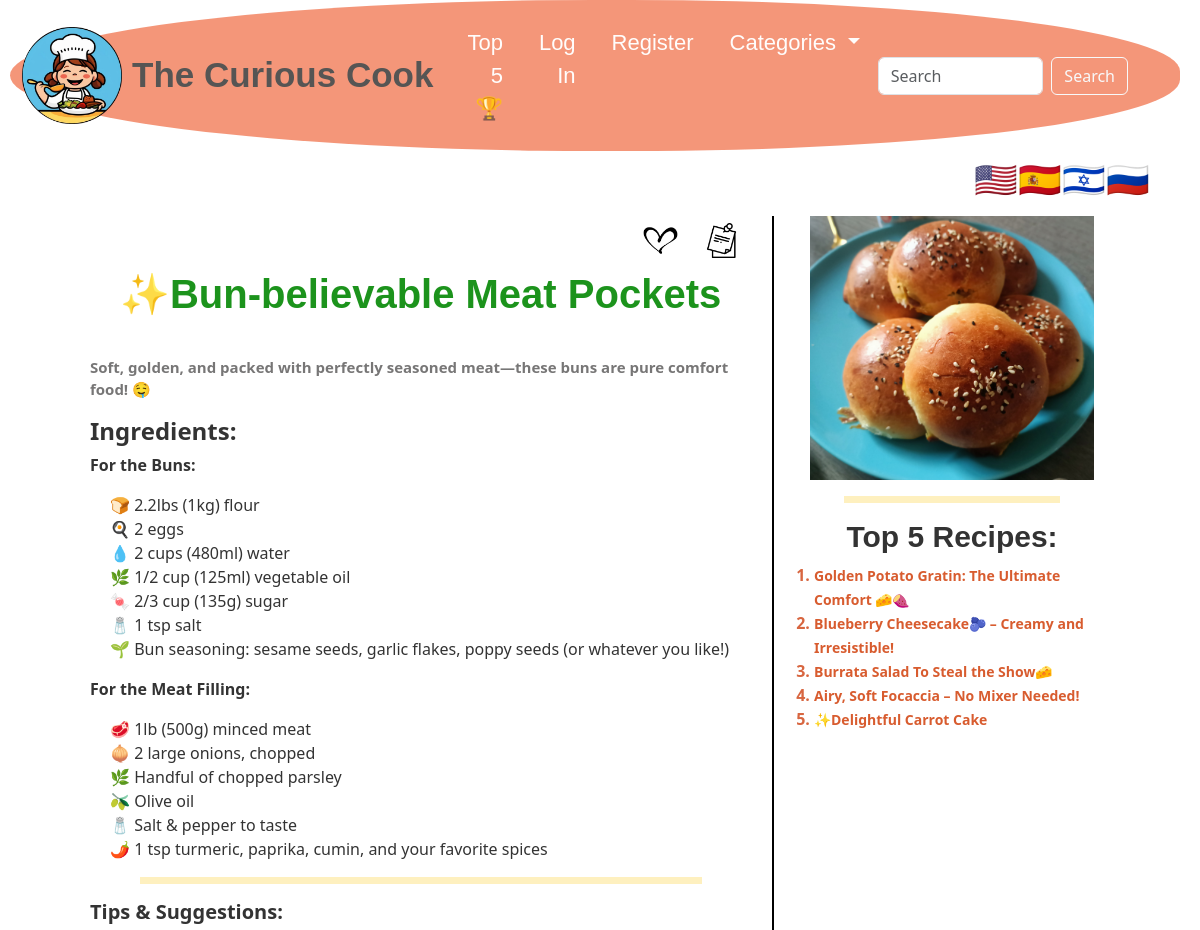
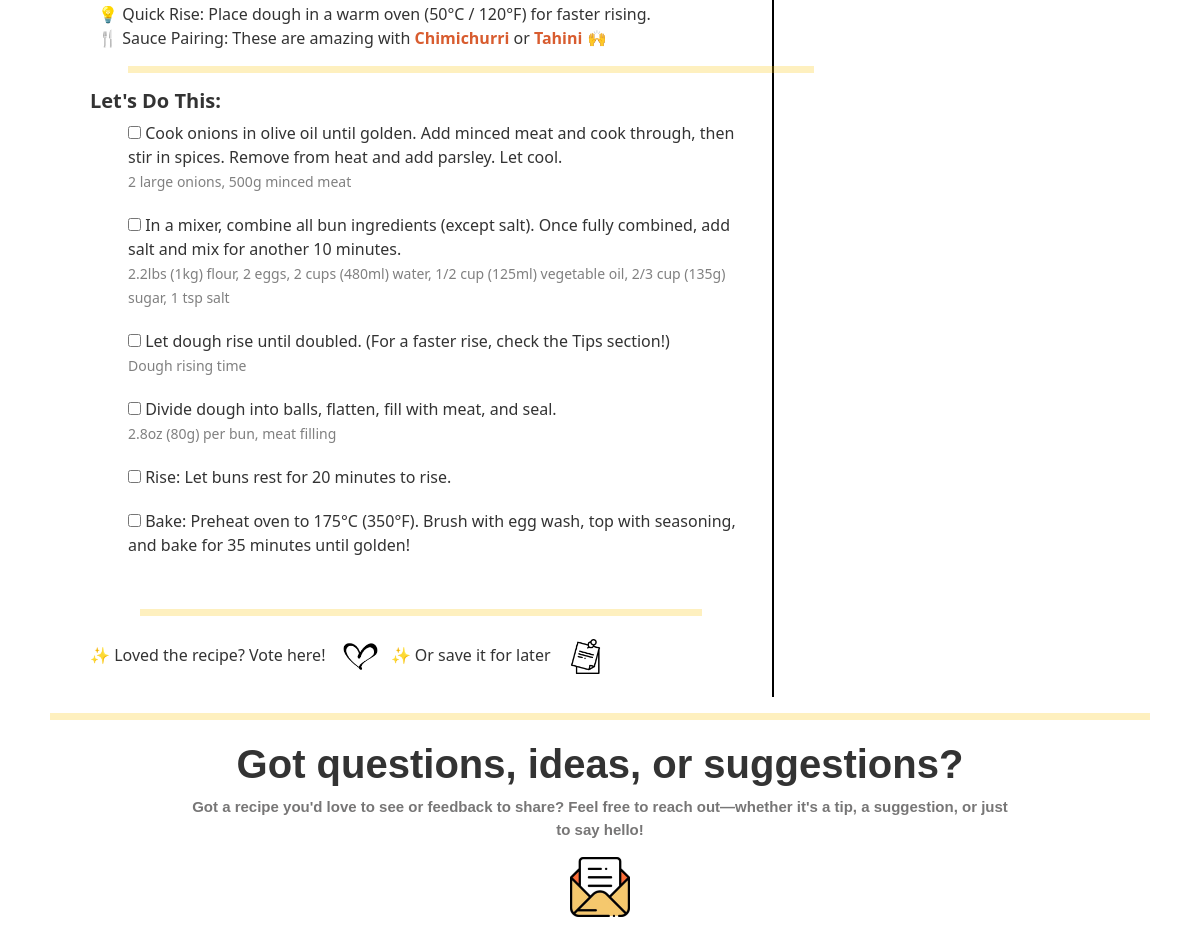
Page /recipe/3/ on the committed database (2 pictures, top to bottom).
### cookbook/models.py (models this page shows, shortened)
class Card(models.Model):
    filename = models.CharField(max_length=100, default='SOME STRING')
    title = models.CharField(max_length=100)
    title_ru = models.CharField(max_length=100, blank=True, null=True)
    title_he = models.CharField(max_length=100, blank=True, null=True)
    title_es = models.CharField(max_length=100, blank=True, null=True)
    image = models.CharField(max_length=10000)
    categories = models.ManyToManyField(Category, related_name='cards')
    liked = models.ManyToManyField(User, blank=True, related_name="liked_item")
    saved = models.ManyToManyField(User, blank=True, related_name="saved_item")
    anon_like = models.IntegerField(default=0)

### cookbook/views.py (the view)
# urls.py: path("recipe/<int:card_id>/", views.recipe, name="recipe"),
def recipe(request, card_id):
    categories = Category.objects.all()
    top_cards = Card.objects.annotate(like_count=Count('liked')).all()
    top_cards = sorted(top_cards, key=lambda card: card.like_count + card.anon_like, reverse=True)[:5]
    try:
        card = Card.objects.get(id=card_id)
    except Card.DoesNotExist:
        return HttpResponse("Card not found.", status=404)
    template_name = 'cookbook/recipes/{}.html'.format(card.filename)
    try:
        return render(request, template_name, {
            "card": card,
            "categories":categories,
            "top_cards": top_cards,
        })
    except:
        return HttpResponse("No matching recipe found.")

### cookbook/templates/cookbook/recipes/bunmeats.html
{% extends "cookbook/recipe.html" %}
{% load static %}
{% block left %}
    <p class="text-body-secondary">
            Soft, golden, and packed with perfectly seasoned meat—these buns are pure comfort food! 🤤
    </p>
    <h4><b>Ingredients:</b></h4>
    <p><b>For the Buns:</b></p>
    <ul style="padding-left: 20px; list-style-type: none;">
            <li>🍞 2.2lbs (1kg) flour</li>
            <li>🍳 2 eggs</li>
            <li>💧 2 cups (480ml) water</li>
            <li>🌿 1/2 cup (125ml) vegetable oil</li>
            <li>🍬 2/3 cup (135g) sugar</li>
            <li>🧂 1 tsp salt</li>
            <li>🌱 Bun seasoning: sesame seeds, garlic flakes, poppy seeds (or whatever you like!)</li>
    </ul>
    <p><b>For the Meat Filling:</b></p>
    <ul style="padding-left: 20px; list-style-type: none;">
            <li>🥩 1lb (500g) minced meat</li>
            <li>🧅 2 large onions, chopped</li>
            <li>🌿 Handful of chopped parsley</li>
            <li>🫒 Olive oil</li>
            <li>🧂 Salt & pepper to taste</li>
            <li>🌶️ 1 tsp turmeric, paprika, cumin, and your favorite spices</li>
    </ul>
    <hr>
    <div class="row">
        <h5><b>Tips & Suggestions:</b></h5>
        <ul style="padding-left: 20px; list-style-type: none;">
                <li>💡 Quick Rise: Place dough in a warm oven (50°C / 120°F) for faster rising.</li>
                <li>🍴 Sauce Pairing: These are amazing with
                    <a href="{% url 'recipe' card_id=5 %}" alt="chimichurri" style="text-decoration: none;"><b>Chimichurri</b></a>
                     or <a href="{% url 'recipe' card_id=8 %}" alt="tahini" style="text-decoration: none;"><b>Tahini</b></a> 🙌</li>
        </ul>
        <hr>
        <h5><b>Let's Do This:</b></h5>
        <ul style="padding-left: 50px; list-style-type: none;">
            <li style="margin-bottom: 20px;"><input type="checkbox"> Cook onions in olive oil until golden. Add minced meat and cook through, then stir in spices. Remove from heat and add parsley. Let cool.
                <br><small style="color:gray;">2 large onions, 500g minced meat</small>
            </li>
            <li style="margin-bottom: 20px;"><input type="checkbox"> In a mixer, combine all bun ingredients (except salt). Once fully combined, add salt and mix for another 10 minutes.
                <br><small style="color:gray;">2.2lbs (1kg) flour, 2 eggs, 2 cups (480ml) water, 1/2 cup (125ml) vegetable oil, 2/3 cup (135g) sugar, 1 tsp salt</small>
            </li>
            <li style="margin-bottom: 20px;"><input type="checkbox"> Let dough rise until doubled. (For a faster rise, check the Tips section!)
                <br><small style="color:gray;">Dough rising time</small>
            </li>
            <li style="margin-bottom: 20px;"><input type="checkbox"> Divide dough into balls, flatten, fill with meat, and seal.
                <br><small style="color:gray;">2.8oz (80g) per bun, meat filling</small>
            </li>
            <li style="margin-bottom: 20px;"><input type="checkbox"> Rise: Let buns rest for 20 minutes to rise.</li>
            <li style="margin-bottom: 20px;"><input type="checkbox"> Bake: Preheat oven to 175°C (350°F). Brush with egg wash, top with seasoning, and bake for 35 minutes until golden!
            </li>
        </ul>
    </div>
{% endblock %}
{% block image %}
    <img src="{{ card.image }}" alt="Bun-believable Meat Pockets" class="d-inline-block align-text-center" style="max-width: 90%; height: auto;">
{% endblock %}

### cookbook/templates/cookbook/recipe.html (shortened to what this page needs)
{% extends "cookbook/layout.html" %}
{% block body %}
{% load static %}
<div class="container" style="padding-left: 60px; padding-right: 60px;">
        <div class="row">
                <div id="desktop_border" class="col-md-8">
                        <div class="btn-group" style="display: flex; float: right;">
                                {% if user.is_authenticated %}
                                        {% if card in user.saved_item.all %}
                                                <button type="button" class="btn save_button_top_{{ card.id }}" onclick="save_recipe('{{ card.id }}')">
                                                        <img class="bookmark" src="{% static 'cookbook/bookmarkUnsave.jpg' %}" alt="unsave" width="40" height="mx-auto">
                                                </button>
                                        {% else %}
                                                <button type="button" class="btn save_button_top_{{ card.id }}" onclick="save_recipe('{{ card.id }}')">
                                                        <img class="bookmark" src="{% static 'cookbook/bookmarkSave.jpg' %}" alt="save" width="35" height="mx-auto">
                                                </button>
                                        {% endif %}
                                {% else %}
                                        <button type="button" class="btn save_button_top_{{ card.id }}" onclick="save_recipe('{{ card.id }}')">
                                                <img class="bookmark" src="{% static 'cookbook/bookmarkSave.jpg' %}" alt="save" width="35" height="auto">
                                        </button>
                                {% endif %}
                        </div>
                        <div class="btn-group" style="display: flex; float: right;">
                                {% if user.is_authenticated %}
                                    {% if card in user.liked_item.all %}
                                        <button type="button" class="btn vote_card_top_{{ card.id }}" onclick="vote('{{ card.id }}')">
                                            <img class="heart" src="{% static 'cookbook/fullHeart.jpg' %}" alt="liked" width="50" height="auto">
                                        </button>
                                    {% else %}
                                        <button type="button" class="btn vote_card_top_{{ card.id }}" onclick="vote('{{ card.id }}')">
                                            <img class="heart" src="{% static 'cookbook/emptyHeart.jpg' %}" alt="unliked" width="35" height="auto">
                                        </button>
                                    {% endif %}
                                {% else %}
                                    <button type="button" class="btn vote_card_top_{{ card.id }}" onclick="vote('{{ card.id }}')">
                                        <img class="heart" src="{% static 'cookbook/emptyHeart.jpg' %}" alt="unliked" width="35" height="auto">
                                    </button>
                                {% endif %}
                            </div>
                <br>
                <h1 style="padding: 30px; text-align: left; color: rgba(5, 136, 5, 0.909);"><b>{{ card.title }}</b></h1>
                {% block left %}
                {% endblock %}
                <hr>
                <div class="btn-group"  style="display: flex; float: left;">
                        <p>✨ Loved the recipe? Vote here!
                                {% if user.is_authenticated %}
                                        {% if card in user.liked_item.all %}
                                                <button type="button" class="btn vote_card_bottom_{{ card.id }}" onclick="vote('{{ card.id }}')">
                                                        <img class="heart" src="{% static 'cookbook/fullHeart.jpg' %}" alt="tnx" width="50" height="auto">
                                                </button>
                                        {% else %}
                                                <button type="button" class="btn vote_card_bottom_{{ card.id }}" onclick="vote('{{ card.id }}')">
                                                        <img class="heart" src="{% static 'cookbook/emptyHeart.jpg' %}" alt="vote" width="35" height="auto">
                                                </button>
                                        {% endif %}
                                {% else %}
                                        <button type="button" class="btn vote_card_bottom_{{ card.id }}" onclick="vote('{{ card.id }}')">
                                                <img class="heart" src="{% static 'cookbook/emptyHeart.jpg' %}" alt="vote" width="35" height="auto">
                                        </button>
                                {% endif %}
                        </p>
                </div>
                <div class="btn-group"  style="display: flex; float: left;">
                        <p>✨ Or save it for later
                        {% if user.is_authenticated %}
                                {% if card in user.saved_item.all %}
                                        <button type="button" class="btn save_button_bottom_{{ card.id }}" onclick="save_recipe('{{ card.id }}')">
                                                <img class="bookmark" src="{% static 'cookbook/bookmarkUnsave.jpg' %}" alt="unsave" width="40" height="mx-auto">
                                        </button>
                                {% else %}
                                        <button type="button" class="btn save_button_bottom_{{ card.id }}" onclick="save_recipe('{{ card.id }}')">
                                                <img class="bookmark" src="{% static 'cookbook/bookmarkSave.jpg' %}" alt="save" width="35" height="auto">
                                        </button>
                                {% endif %}
                        {% else %}
                                <button type="button" class="btn save_button_bottom_{{ card.id }}" onclick="save_recipe('{{ card.id }}')">
                                        <img class="bookmark" src="{% static 'cookbook/bookmarkSave.jpg' %}" alt="save" width="35" height="auto">
                                </button>
                        {% endif %}
                        </p>
                </div>
        </div>
        <div class="col-md-4" style="position: -webkit-sticky; position: sticky; top: 150px; z-index: 10; padding-left: 20px; height: calc(100vh - 80px);">
                <div class="d-flex justify-content-center" style="margin-bottom: 5px;">
                        {% block image %}
                        {% endblock %}
                </div>
                <hr>
                <h1 style="font-size: 30px;"><b>Top 5 Recipes:</b></h1>
                <ol style="padding-left: 20px; font-weight: bold; color: rgb(216, 102, 64);">
                        {% for card in top_cards %}
                                <li id="top-liked">
                                        <a href="{% url 'recipe' card_id=card.id %}" alt="{{ card.title }}"
                                                style="font-weight: lighter; text-decoration: none; font-size: 14px;">
                                                <b>{{ card.title }}</b>
                                        </a>
                                </li>
                        {% endfor %}
                </ol>
        </div>
</div>
{% endblock %}

### cookbook/static/cookbook/styles.css (style rules this page uses)
hr { border: none; height: 7px; background-color: #f9c301; margin-left: 50px; margin-right: 50px; }
h1 { font-family: fantasy, sans-serif; font-weight: bold; text-align: center; }
@media (min-width: 1024px) { .d-flex { display: flex; justify-content: flex-end; } }
@media (min-width: 1024px) { #desktop_border { padding-right: 20px; border-right: 2px solid #000; } }
body { background-color: #ffffff; color: #333333; }
a { color: #D85C2F; }
.text-body-secondary { font-size: 15px; font-weight: bold; color: #777676 !important; }

### rows in the picture
Card: title "✨Bun-believable Meat Pockets", image (picture)
Card: title "Golden Potato Gratin: The Ultimate Comfort 🧀🍠"
Card: title "Blueberry Cheesecake🫐 – Creamy and Irresistible!"
Card: title "Burrata Salad To Steal the Show🧀"
Card: title "Airy, Soft Focaccia – No Mixer Needed!"
Card: title "✨Delightful Carrot Cake"
